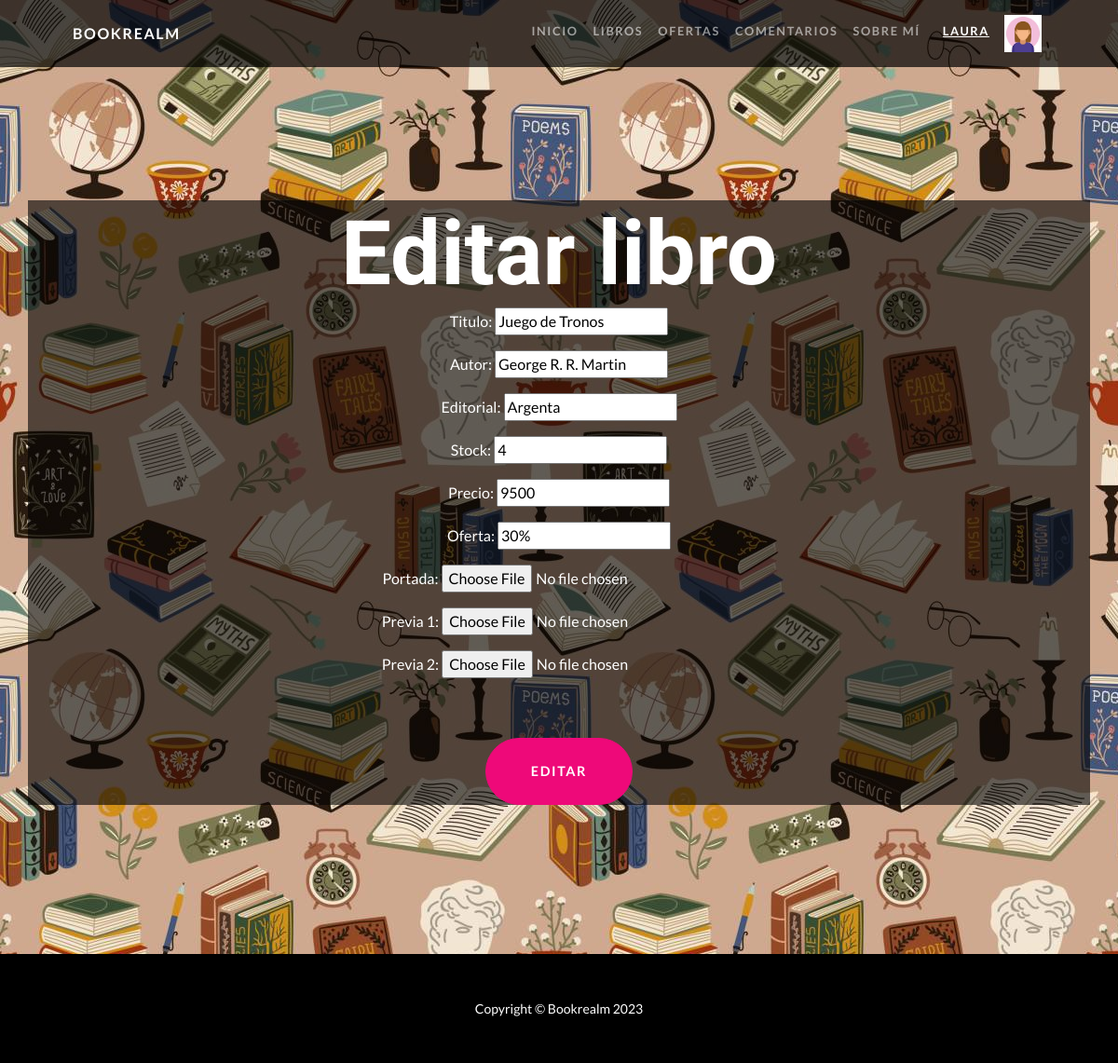
The app's page /libros/modificar-libro/11/ (signed in) with its own data.
### UsuariosApp/models.py (models this page shows)
class Avatar(models.Model):
    user = models.OneToOneField(User, on_delete=models.CASCADE, null=True, blank=True) # designar usuario
    avatar = models.ImageField(upload_to='avatares', null=True, blank=True) # designar imagen
    def __str__(self):
        return f"{settings.MEDIA_URL}{self.avatar}"

### LibrosApp/models.py (models this page shows, shortened)
class Libro(models.Model):
    titulo = models.CharField(max_length=200)
    autor = models.CharField(max_length=100)
    editorial = models.CharField(max_length=100)
    stock = models.IntegerField()
    precio = models.CharField(max_length=10)
    oferta = models.CharField(max_length=5)

### LibrosApp/views.py (the view)
# urls.py: path('modificar-libro/<int:pk>/', views.editar_libro, name="EditarLibro"),
@login_required
def editar_libro(request, pk):
    usuario = request.user
    try:
        libro = Libro.objects.get(id = pk) # encontrar el libro con el id
    except:
        pass
    if usuario.is_superuser or usuario.is_staff: # comprobar que el usuario sea admin / staff
        if request.method == "POST": # comprobar envío de datos
            form = EditarLibro(request.POST, request.FILES) # uso de formulario
            if form.is_valid(): # comprobar si el formulario es válido
                info = form.cleaned_data # limpiar los datos
                libro.titulo = info["titulo"]
                libro.autor = info["autor"]
                libro.editorial = info["editorial"]
                libro.stock = info["stock"]
                libro.precio = info["precio"]
                libro.oferta = info["oferta"]
                libro.save() # guardar cambios del registro
                try:
                    port = Portada.objects.get(book=libro)
                except Portada.DoesNotExist:
                    port = Portada(
                        book=libro,
                        portada=info["portada"],
                        previa_img1 = info["previa1"],
                        previa_img2 = info["previa2"]
                        )
                    port.save()
                else:
                    port.portada = info["portada"]
                    port.previa_img1 = info["previa1"]
                    port.previa_img2 = info["previa2"]
                    port.save()
                return redirect('PagLibros') # mostrar página
            else:
                print("formulario invalido")
        else:
            datos = {
                "titulo":libro.titulo,
                "autor":libro.autor,
                "editorial":libro.editorial,
                "stock":libro.stock,
                "precio":libro.precio,
                "oferta":libro.oferta
            }
            form = EditarLibro(initial=datos) # mostrar los datos previamente cargados
        return render(request, "Libros/editarLibro_form.html", {"form":form}) # mostrar página
    else:
        return render(request, "Bookrealm/index.html")

### LibrosApp/forms.py
class EditarLibro(forms.Form):
    titulo = forms.CharField(required=False)
    autor = forms.CharField(required=False)
    editorial = forms.CharField(required=False)
    stock = forms.IntegerField(required=False)
    precio = forms.CharField(required=False)
    oferta = forms.CharField(required=False)
    portada = forms.ImageField(label="Portada", required=True) # cargar imagen
    previa1 = forms.ImageField(label="Previa 1", required=True) # cargar imagen
    previa2 = forms.ImageField(label="Previa 2", required=True) # cargar imagen

### BookrealmApp/context_processors.py (called while the page is built)
def custom_user(request):
    context = auth(request)
    user = context['user']
    if user.is_authenticated:
        avatar = Avatar.objects.filter(user=request.user.id)
        cant = len(avatar)
        if cant > 0:
            context['user_avatar'] = avatar[cant-1]
        else:
            context['user_avatar'] = ""
    return context

### LibrosApp/templates/Libros/editarLibro_form.html (shortened to what this page needs)
{% extends "Bookrealm/padre.html" %}
{% load static %}
{% block titulo %}
<h1 class="masthead-heading mb-0">Editar libro</h1>
<form action="" method="post" enctype="multipart/form-data">
    {{form.as_p}}
    <input type="submit" class="btn btn-primary btn-xl rounded-pill mt-5" value="Editar">
</form>
{% endblock titulo %}

### BookrealmApp/templates/Bookrealm/padre.html (shortened to what this page needs)
<!DOCTYPE html>
{% load static %}
<html lang="en">
<head>
    <link href="{% static 'Bookrealm/css/styles.css' %}" rel="stylesheet" />
</head>
<body id="page-top">
    <nav class="navbar navbar-expand-lg navbar-dark navbar-custom fixed-top">
        <div class="container px-5">
            <a class="navbar-brand" href="#page-top">
                Bookrealm
            </a>
            <div class="collapse navbar-collapse" id="navbarResponsive">
                <ul class="navbar-nav ms-auto">
                    <li class="nav-item">
                        <a class="nav-link" href="{% url 'PagInicio' %}"> Inicio </a>
                    </li>
                    <li class="nav-item">
                        <a class="nav-link" href="{% url 'PagLibros' %}"> Libros </a>
                    </li>
                    <li class="nav-item">
                        <a class="nav-link" href="{% url 'PagOfertas' %}"> Ofertas </a>
                    </li>
                    <li class="nav-item">
                        <a class="nav-link" href="{% url 'PagComent' %}"> Comentarios </a>
                    </li>
                    <li class="nav-item">
                        <a class="nav-link" href="{% url 'PagAbout' %}"> Sobre m&iacute; </a>
                    </li>
                    <li class="nav-item px-1 ps-2">
                        {% if request.user.is_authenticated and request.user.is_superuser or request.user.is_staff %}
                            <a class="nav-link active" href="{% url 'PagUsuario' %}"> <u> {{user.username}} </u> </a>
                        {% else %}
                            <a class="nav-link active" href="{% url 'PagUsuario' %}"> {{user.username}} </a>
                        {% endif %}
                    </li>
                    {% if request.user.is_authenticated %}
                        {% if user_avatar %}
                            <li class="nav-item px-1">
                                <img src="{{user_avatar}}" alt="..." style="height:40px; width: 40px;"/>
                            </li>
                        {% endif %}
                    {% endif %}
                </ul>
            </div>
        </div>
    </nav>
    <header class="masthead text-center text-white bg-header ">
        <div class="masthead-content ">
            <div class="container px-5 bg-title">
                {% block titulo %}
                {% endblock titulo %}
            </div>
        </div>
    </header>
    <footer class="py-5 bg-black">
        <div class="container px-5">
            <p class="m-0 text-center text-white small">
                Copyright &copy; Bookrealm 2023
            </p>
        </div>
    </footer>
</body>
</html>

### records on screen
Avatar: avatar (picture)
Libro: titulo "Juego de Tronos", autor "George R. R. Martin", editorial "Argenta", stock "4", precio "9500", oferta "30%"

### other values on screen
{{ user.username }} "LAURA"
